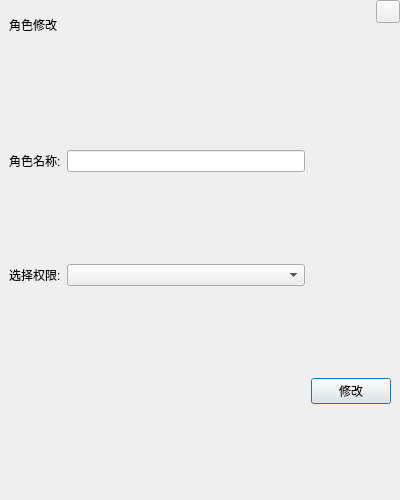
<?xml version="1.0" encoding="UTF-8"?>
<ui version="4.0">
 <class>FrmRoleEdit</class>
 <widget class="QDialog" name="FrmRoleEdit">
  <property name="geometry">
   <rect>
    <x>0</x>
    <y>0</y>
    <width>400</width>
    <height>500</height>
   </rect>
  </property>
  <property name="windowTitle">
   <string>Dialog</string>
  </property>
  <layout class="QGridLayout" name="gridLayout_3" rowstretch="1,9">
   <property name="leftMargin">
    <number>0</number>
   </property>
   <property name="topMargin">
    <number>0</number>
   </property>
   <property name="rightMargin">
    <number>0</number>
   </property>
   <property name="bottomMargin">
    <number>0</number>
   </property>
   <item row="0" column="0">
    <widget class="QWidget" name="widget" native="true">
     <layout class="QHBoxLayout" name="horizontalLayout">
      <property name="topMargin">
       <number>0</number>
      </property>
      <property name="rightMargin">
       <number>0</number>
      </property>
      <property name="bottomMargin">
       <number>0</number>
      </property>
      <item>
       <widget class="QLabel" name="labTitle">
        <property name="text">
         <string>角色修改</string>
        </property>
       </widget>
      </item>
      <item>
       <spacer name="horizontalSpacer">
        <property name="orientation">
         <enum>Qt::Horizontal</enum>
        </property>
        <property name="sizeHint" stdset="0">
         <size>
          <width>40</width>
          <height>20</height>
         </size>
        </property>
       </spacer>
      </item>
      <item>
       <widget class="QWidget" name="widget_3" native="true">
        <layout class="QGridLayout" name="gridLayout">
         <property name="leftMargin">
          <number>0</number>
         </property>
         <property name="topMargin">
          <number>0</number>
         </property>
         <property name="rightMargin">
          <number>0</number>
         </property>
         <property name="bottomMargin">
          <number>0</number>
         </property>
         <item row="0" column="0">
          <widget class="QToolButton" name="toolButton">
           <property name="text">
            <string/>
           </property>
          </widget>
         </item>
         <item row="1" column="0">
          <spacer name="verticalSpacer">
           <property name="orientation">
            <enum>Qt::Vertical</enum>
           </property>
           <property name="sizeHint" stdset="0">
            <size>
             <width>20</width>
             <height>40</height>
            </size>
           </property>
          </spacer>
         </item>
        </layout>
       </widget>
      </item>
     </layout>
    </widget>
   </item>
   <item row="1" column="0">
    <widget class="QWidget" name="widget_2" native="true">
     <layout class="QGridLayout" name="gridLayout_2">
      <item row="0" column="0">
       <widget class="QLabel" name="label_2">
        <property name="text">
         <string>角色名称:</string>
        </property>
       </widget>
      </item>
      <item row="1" column="0">
       <widget class="QLabel" name="label_3">
        <property name="text">
         <string>选择权限:</string>
        </property>
       </widget>
      </item>
      <item row="1" column="1">
       <widget class="QComboBox" name="comboBox"/>
      </item>
      <item row="2" column="2">
       <widget class="QPushButton" name="btnEdit">
        <property name="text">
         <string>修改</string>
        </property>
       </widget>
      </item>
      <item row="0" column="1">
       <widget class="QLineEdit" name="editRoleName"/>
      </item>
     </layout>
    </widget>
   </item>
  </layout>
 </widget>
 <resources/>
 <connections/>
</ui>
